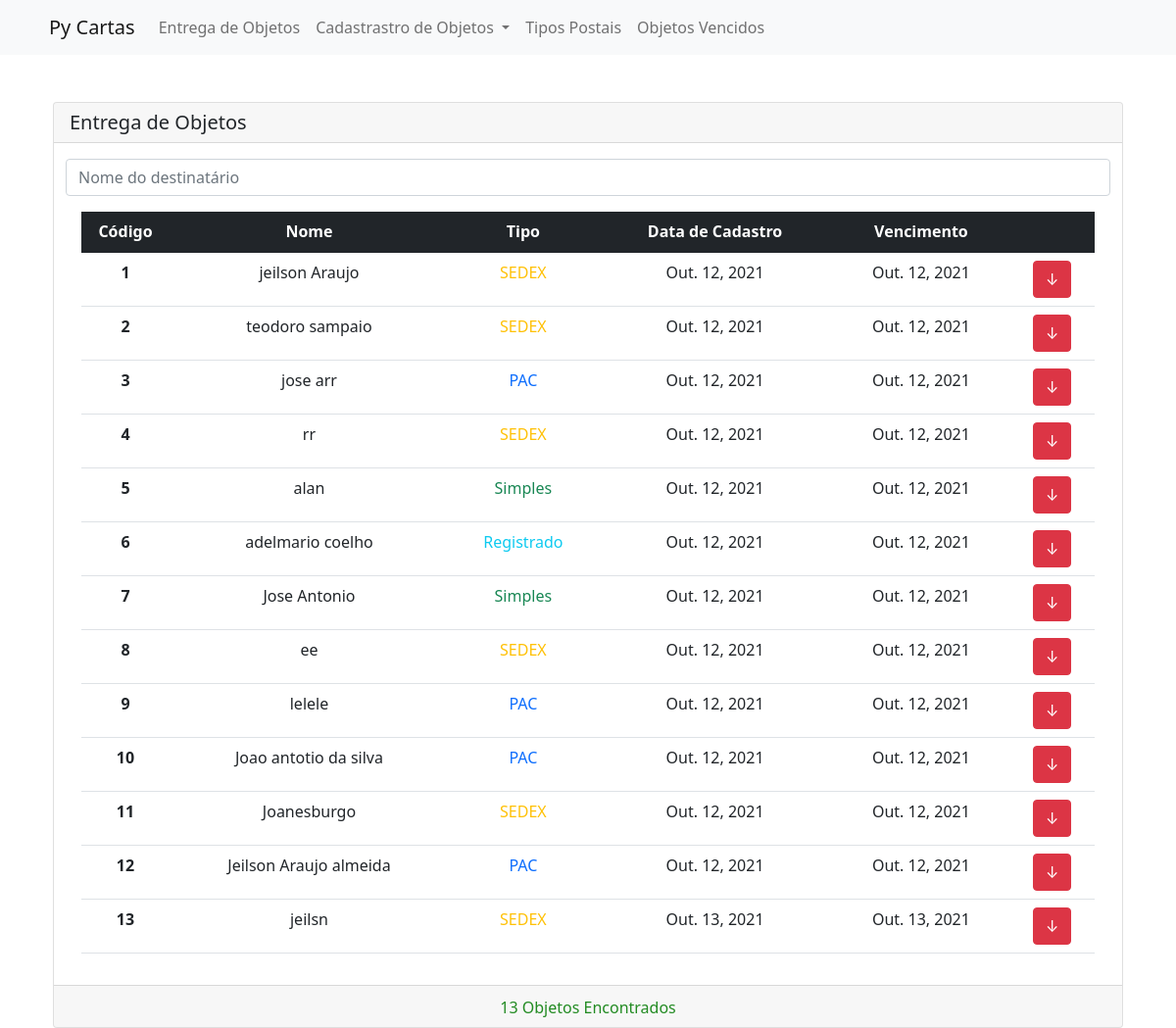
/entrega-objetos/, run on an earlier commit of the app's database.
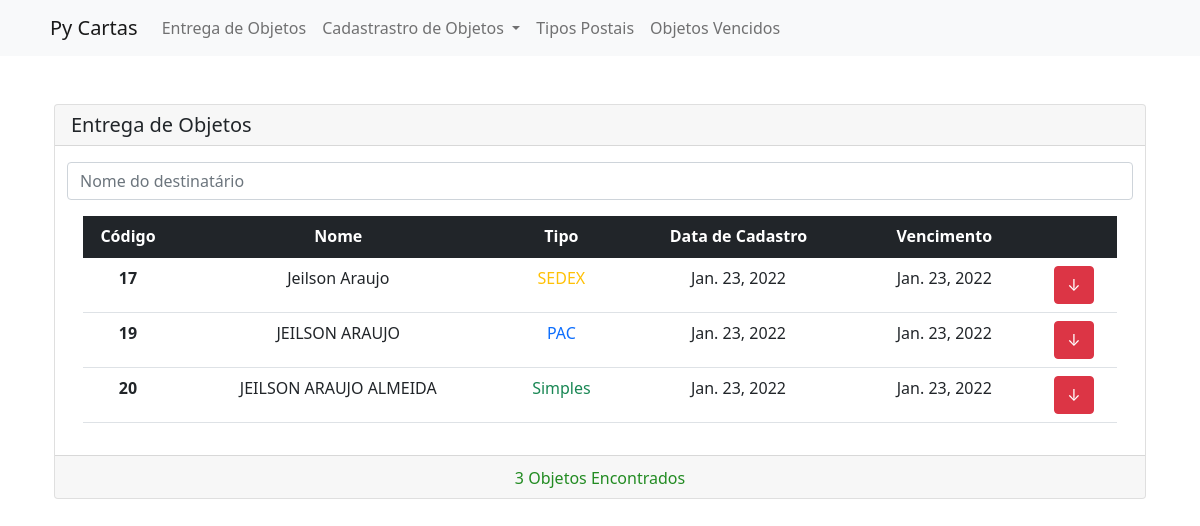
And on a later commit of the database.
### postal_manager/models.py (models this page shows, shortened)
class Objetos_db(models.Model):
    id = models.BigAutoField(primary_key=True)
    destinatario = models.CharField(max_length=70, verbose_name="Destinatário")
    data_inclusao = models.DateField(auto_now_add=True)
    classe_obj = models.ForeignKey(
        Tipos_postais_base, on_delete=models.PROTECT, verbose_name="Tipo"
    )

class Tipos_postais_base(models.Model):
    id = models.BigAutoField(primary_key=True)
    nome_tipo = models.CharField(max_length=30)
    prazo = models.IntegerField()

### postal_manager/views.py (the view)
# urls.py: path("entrega-objetos/", Entrega_objetos.as_view(), name="entrega_objetos"),
class Entrega_objetos(ListView):
    model = Objetos_db
    template_name = "postal_manager/entrega_objetos.html"

### templates/postal_manager/entrega_objetos.html (shortened to what this page needs)
{% extends 'postal_manager/template.html' %}
{% block vazio %}
<div class="container" >
    <div class="card">
      <h5 class="card-header">Entrega de Objetos</h5>
     <div class="container">
   <div class="input-group pt-3">
        <input id="campo_busca" autocomplete="off" type="text" class="form-control" placeholder="Nome do destinatário" aria-label="Nome do destinatário" aria-describedby="button-addon2">
      </div>
     </div>
      <div class="card-body">
        <div class="container ">
          <table  class="table text-center table-hover table-responsive  container" id="tabble">
            <thead class="table-dark">
              <tr>
                <th scope="col" style="width: 90px;">C&oacutedigo</th>
                <th scope="col" >Nome</th>
                <th scope="col">Tipo</th>
                <th scope="col">Data de Cadastro</th>
                <th scope="col">Vencimento</th>
                <th scope="col" ></th>
              </tr>
            </thead>
            <tbody id="myTable">
                {% for lista in object_list %}
                <tr>
                    <th scope="row">{{lista.id}}</th>
                    <td>{{lista.destinatario}}</td>
                    {% if lista.classe_obj.nome_tipo == "SEDEX"%}
                        <td class="text-warning">
                    {% elif lista.classe_obj.nome_tipo == "PAC" %}
                        <td class="text-primary">
                    {% elif lista.classe_obj.nome_tipo == "Simples" %}
                        <td class="text-success">
                    {% elif lista.classe_obj.nome_tipo == "Registrado" %}
                            <td class="text-info">
                    {% endif %}{{lista.classe_obj.nome_tipo}}</td>
                    <td>{{lista.data_inclusao}}</td>
                    <td>{{lista.data_inclusao }}</td>
                    <td class="text-center"><a href="{% url 'entrega_objetos' %}{{lista.id}}/entregar" class="btn btn-danger " title="Entregar objdeto de {{lista.destinatario}}">↓</a></td>
                </tr>
                {% endfor %}
            </tbody>
          </table>
        </div>
        </div>
        <div class="card-footer text-center">
          <div class="container algin-middle">
            <div class="row align-middle">
                <div class="text-success align-middle">
                  <span id="mostrador-quantidade-objetos" class="align-middle  text-sm"></span>
                </div>
              </div>
            </div>
          </div>
        </div>
      </div>
    </div>
{% endblock %}

What changed in the data, as far as the page shows it:
removed Objetos_db: id "1", destinatario "jeilson Araujo", classe_obj.nome_tipo "SEDEX", data_inclusao "Out. 12, 2021"
removed Objetos_db: id "2", destinatario "teodoro sampaio", classe_obj.nome_tipo "SEDEX", data_inclusao "Out. 12, 2021"
removed Objetos_db: id "3", destinatario "jose arr", classe_obj.nome_tipo "PAC", data_inclusao "Out. 12, 2021"
removed Objetos_db: id "4", destinatario "rr", classe_obj.nome_tipo "SEDEX", data_inclusao "Out. 12, 2021"
removed Objetos_db: id "5", destinatario "alan", classe_obj.nome_tipo "Simples", data_inclusao "Out. 12, 2021"
removed Objetos_db: id "6", destinatario "adelmario coelho", classe_obj.nome_tipo "Registrado", data_inclusao "Out. 12, 2021"
removed Objetos_db: id "7", destinatario "Jose Antonio", classe_obj.nome_tipo "Simples", data_inclusao "Out. 12, 2021"
removed Objetos_db: id "8", destinatario "ee", classe_obj.nome_tipo "SEDEX", data_inclusao "Out. 12, 2021"
removed Objetos_db: id "9", destinatario "lelele", classe_obj.nome_tipo "PAC", data_inclusao "Out. 12, 2021"
removed Objetos_db: id "10", destinatario "Joao antotio da silva", classe_obj.nome_tipo "PAC", data_inclusao "Out. 12, 2021"
removed Objetos_db: id "11", destinatario "Joanesburgo", classe_obj.nome_tipo "SEDEX", data_inclusao "Out. 12, 2021"
removed Objetos_db: id "12", destinatario "Jeilson Araujo almeida", classe_obj.nome_tipo "PAC", data_inclusao "Out. 12, 2021"
removed Objetos_db: id "13", destinatario "jeilsn", classe_obj.nome_tipo "SEDEX", data_inclusao "Out. 13, 2021"
added Objetos_db: id "17", destinatario "Jeilson Araujo", classe_obj.nome_tipo "SEDEX", data_inclusao "Jan. 23, 2022"
added Objetos_db: id "19", destinatario "JEILSON ARAUJO", classe_obj.nome_tipo "PAC", data_inclusao "Jan. 23, 2022"
added Objetos_db: id "20", destinatario "JEILSON ARAUJO ALMEIDA", classe_obj.nome_tipo "Simples", data_inclusao "Jan. 23, 2022"
Also different on the page:
text written by a page script: "13 Objetos Encontrados" → "3 Objetos Encontrados"
